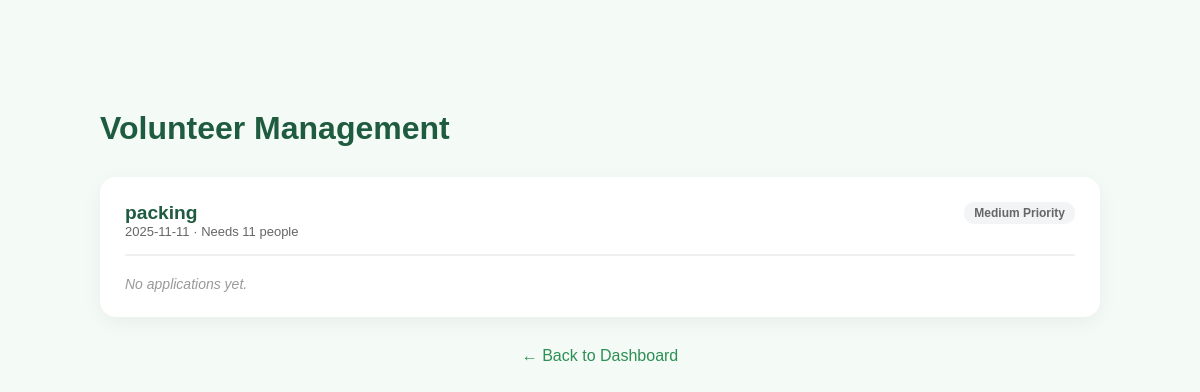
The app's page /organization/requests (signed in) with its own data.
### tables this page shows
CREATE TABLE volunteer_requests (
            id INTEGER PRIMARY KEY AUTOINCREMENT,
            donor_id INTEGER NOT NULL,
            task_title TEXT NOT NULL,
            needed_people INTEGER NOT NULL,
            task_date TEXT NOT NULL,
            duration TEXT NOT NULL,
            description TEXT,
            status TEXT DEFAULT 'pending',
            created_at TIMESTAMP DEFAULT CURRENT_TIMESTAMP, urgency TEXT DEFAULT 'Medium',
            FOREIGN KEY (donor_id) REFERENCES donors(id)
        );

### app.py (the view)
@app.route('/organization/requests')
def organization_requests():
    if session.get("user_type") != "donor": return redirect(url_for("home"))
    conn = sqlite3.connect("database.db")
    c = conn.cursor()
    c.execute("SELECT id, task_title, task_date, needed_people, urgency FROM volunteer_requests WHERE donor_id=? ORDER BY created_at DESC", (session['donor_id'],))
    my_requests = c.fetchall()
    full_data = []
    for req in my_requests:
        c.execute("""
            SELECT va.id, u.name, u.email, va.motivation, va.status, va.hours_worked, va.points_awarded
            FROM volunteer_applications va
            JOIN users u ON va.user_id = u.id
            WHERE va.request_id = ?
        """, (req[0],))
        applicants = c.fetchall()
        full_data.append({ "info": req, "apps": applicants })
    conn.close()
    return render_template("organization_requests.html", request_data=full_data)

### templates/organization_requests.html (shortened to what this page needs)
<!DOCTYPE html>
<html lang="en">
<head>
    <link rel="stylesheet" href="{{ url_for('static', filename='style_index.css') }}">
</head>
<body>
    <div class="container">
        <h1 style="color:#1f5c3f; margin-bottom:30px;">Volunteer Management</h1>
        {% for req in request_data %}
        <div class="req-card">
            <div class="req-header">
                <div>
                    <div class="req-title">{{ req.info[1] }}</div>
                    <div style="font-size:13px; color:#666;">{{ req.info[2] }} · Needs {{ req.info[3] }} people</div>
                </div>
                <div class="status" style="height:fit-content; background:#f3f4f6;">{{ req.info[4] }} Priority</div>
            </div>
            {% if req.apps %}
            <table>
                <tr>
                    <th>Volunteer</th>
                    <th>Motivation</th>
                    <th>Status</th>
                    <th>Actions</th>
                </tr>
                {% for app in req.apps %}
                <tr>
                    <td><strong>{{ app[1] }}</strong><br><span style="font-size:12px; color:#888;">{{ app[2] }}</span></td>
                    <td style="max-width:300px; font-size:13px; color:#555;">"{{ app[3] }}"</td>
                    <td><span class="status {{ app[4] }}">{{ app[4]|upper }}</span></td>
                    <td>
                        {% if app[4] == 'pending' %}
                            <a href="/application/status/{{ app[0] }}/approve" class="btn btn-approve">Approve</a>
                            <a href="/application/status/{{ app[0] }}/reject" class="btn btn-reject">Reject</a>
                        {% elif app[4] == 'approved' %}
                            <button onclick="toggleForm({{ app[0] }})" class="btn btn-log">Log Hours</button>
                            <div id="form-{{ app[0] }}" class="hidden-form">
                                <form action="/volunteer/complete/{{ app[0] }}" method="POST" style="display:flex; gap:10px; align-items:center;">
                                    <input type="hidden" name="urgency" value="{{ req.info[4] }}">
                                    <input type="number" name="hours" placeholder="Hours worked" step="0.5" required style="width:100px; padding:8px;">
                                    <button type="submit" class="btn btn-approve">Confirm & Award Points</button>
                                </form>
                            </div>
                        {% elif app[4] == 'completed' %}
                            <span style="font-size:12px; color:#059669;">
                                {{ app[5] }} hrs · {{ app[6] }} pts awarded
                            </span>
                        {% endif %}
                    </td>
                </tr>
                {% endfor %}
            </table>
            {% else %}
                <p style="color:#999; font-style:italic; font-size:14px;">No applications yet.</p>
            {% endif %}
        </div>
        {% endfor %}
        <div style="text-align:center;"><a href="/account_donor" style="color:#2e8f55; text-decoration:none;">← Back to Dashboard</a></div>
    </div>
</body>
</html>

### static/style_index.css (style rules this page uses)
:root { --main-green: #33cc73; --dark-green: #1f5c3f; --light-bg: #f7f7f7; --text-gray: #666; --title-color: #1e1e1e; }
* { margin: 0; padding: 0; box-sizing: border-box; }
body { font-family: "Open Sans", sans-serif; background: var(--light-bg); color: var(--text-gray); overflow-x: hidden; }
h1, h2, h3 { font-family: "Poppins", sans-serif; color: var(--title-color); }
body { font-family: "Poppins", sans-serif; background-color: #fafafa; margin-top: 70px; }

### templates/organization_requests.html (style rules this page uses)
body { background: #f4faf6; font-family: "Poppins", sans-serif; padding: 40px; }
.container { max-width: 1000px; margin: auto; }
.req-card { background: white; border-radius: 16px; padding: 25px; margin-bottom: 30px; box-shadow: 0 5px 20px rgba(0,0,0,0.05); }
.req-header { display: flex; justify-content: space-between; border-bottom: 2px solid #f0f0f0; padding-bottom: 15px; margin-bottom: 20px; }
.req-title { font-size: 1.2rem; color: #1f5c3f; font-weight: bold; }
.status { padding: 4px 10px; border-radius: 10px; font-size: 12px; font-weight: bold; }

### records on screen
volunteer_requests: task_title "packing", task_date "2025-11-11", needed_people "11", urgency "Medium"
